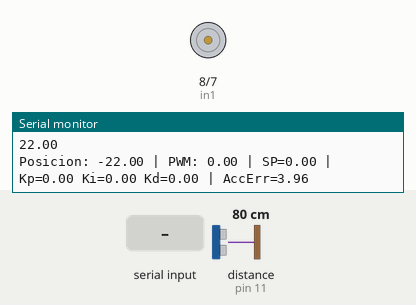
This sketch was run on a simulated Arduino Uno, built with avr-gcc and run on an emulated ATmega328P. Shown: motor-driver pin pairs drawn as motors (green arrow = first pin HIGH = forward, orange = second pin HIGH = backward, longer = more drive, scaled by the enable pin), the last lines printed to the serial monitor. Wiring (inferred from the names in the program): ultrasonic range finder: trigger pin 12; echo pin 11. Inputs (shaded band) come from the test bench; at power-on: distance to the obstacle (sensor on pin 11) 80 cm. The echo pulse lasts 58.3 µs per cm.

Above: at 1.3 s.
1.4 s: "90,45,200,10\n" received over Serial
At 2.3 s:
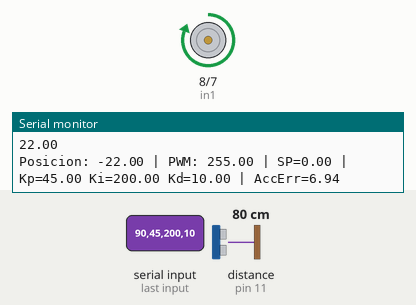
3.0 s: distance to the obstacle (sensor on pin 11) set to 18 cm
At 4.1 s:
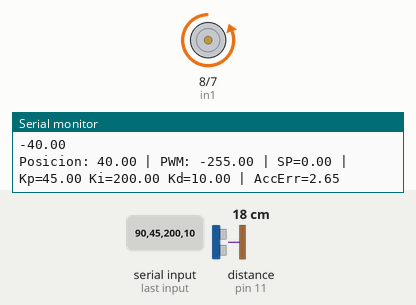
4.7 s: distance to the obstacle (sensor on pin 11) set to 53 cm
At 5.4 s:
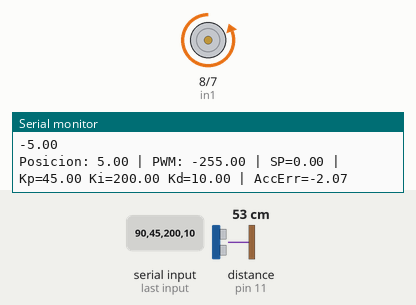
6.3 s: distance to the obstacle (sensor on pin 11) set to 59 cm
At 7.0 s:
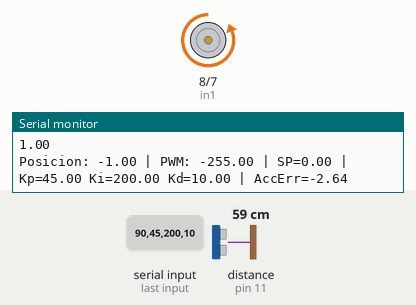
9.3 s: distance to the obstacle (sensor on pin 11) set to 68 cm
At 9.56 s:
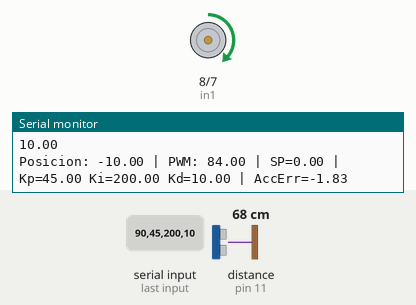
12.3 s: distance to the obstacle (sensor on pin 11) set to 47 cm
At 12.48 s:
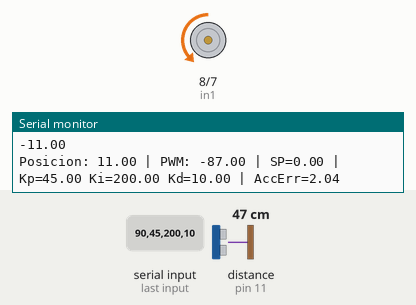
Timing chart, 0 to 15.3 s (numbered marks = the images above; inputs shaded):
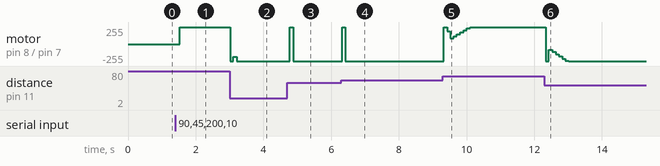

Measured:
- after the input at 1.4 s, motor on pin 8 (in1) / pin 7 (in2): stopped → forward 255/255 after 0.13 s
- after the input at 3.0 s, motor on pin 8 (in1) / pin 7 (in2): forward 255/255 → backward 255/255 at once, → backward 189/255 0.10 s later, → backward 255/255 0.10 s later
- after the input at 4.7 s, motor on pin 8 (in1) / pin 7 (in2): backward 255/255 → forward 255/255 after 0.08 s, → backward 255/255 0.10 s later
- after the input at 6.3 s, motor on pin 8 (in1) / pin 7 (in2): backward 255/255 → forward 255/255 at once, → backward 255/255 0.10 s later
- after the input at 9.3 s, motor on pin 8 (in1) / pin 7 (in2): backward 255/255 → forward 255/255 at once, → forward 189/255 0.10 s later, → forward 84/255 0.10 s later, → forward 114/255 0.10 s later, … (9 changes in this stretch)
- after the input at 12.3 s, motor on pin 8 (in1) / pin 7 (in2): forward 255/255 → backward 255/255 at once, → backward 86/255 0.10 s later, → backward 119/255 0.10 s later, → backward 152/255 0.10 s later, … (8 changes in this stretch)

The sketch:

levitadorAntiwindup.ino
```cpp
// ------------------------------
// CONFIGURACION DE PINES
// ------------------------------
const int trigPin = 12;
const int echoPin = 11;

const int enPin = 9;
const int in1  = 8;
const int in2  = 7;

// ------------------------------
// CONTROL
// ------------------------------
float setpoint = 0.0;
const float alturaSensor = 57.0;

float Kp;
float Ki;
float Kd;

unsigned long previous_time = 0;

float accumulated_error = 0;
float output = 0;
float last_error = 0;

float error;

// Limite para el ANTIWINDUP
const float MAX_INTEGRAL = 50.0;

String inputString = "";
bool stringComplete = false;

// ------------------------------
// ULTRASONICO
// ------------------------------
long medirUltrasonico() {
  digitalWrite(trigPin, LOW);
  delayMicroseconds(2);
  digitalWrite(trigPin, HIGH);
  delayMicroseconds(10);
  digitalWrite(trigPin, LOW);

  long duracion = pulseIn(echoPin, HIGH, 25000);
  return duracion * 0.0343 / 2;
}

// ------------------------------
// MOTOR
// ------------------------------
void moverMotor(float pwm) {
  if (pwm > 0) {
    digitalWrite(in1, HIGH);
    digitalWrite(in2, LOW);
  }
  else if (pwm < 0) {
    digitalWrite(in1, LOW);
    digitalWrite(in2, HIGH);
  }
  else {
    digitalWrite(in1, LOW);
    digitalWrite(in2, LOW);
  }

  analogWrite(enPin, constrain(abs(pwm), 0, 255));
}

// ------------------------------
// PROCESAR COMANDO
// ------------------------------
void procesarComando() {
  inputString.trim();
  if (inputString.length() == 0) return;

  // -----------------------------------------
  // Comando en formato "30,12,0.8,4"
  // -----------------------------------------

  int c1 = inputString.indexOf(',');
  int c2 = inputString.indexOf(',', c1 + 1);
  int c3 = inputString.indexOf(',', c2 + 1);

  if (c1 != -1 && c2 != -1 && c3 != -1) {
    String sSet = inputString.substring(0, c1);
    String sKp  = inputString.substring(c1 + 1, c2);
    String sKi  = inputString.substring(c2 + 1, c3);
    String sKd  = inputString.substring(c3 + 1);

    float newSet = sSet.toFloat();
    float newKp  = sKp.toFloat();
    float newKi  = sKi.toFloat();
    float newKd  = sKd.toFloat();

    //  Reset del integrador solo al cambiar setpoint
    if (newSet > 0 && newSet < 65 && newSet != setpoint) {
      accumulated_error = 0;  // Reset porque cambió el objetivo
      Serial.println("*** Integral reseteado (cambio de setpoint) ***");
      setpoint = newSet;
    }
    else if (newSet > 0 && newSet < 65) {
      setpoint = newSet;
    }

    Kp = newKp;
    Ki = newKi;
    Kd = newKd;

    Serial.println("\n--- PARÁMETROS ACTUALIZADOS (formato CSV) ---");
    Serial.print("SP = "); Serial.println(setpoint);
    Serial.print("Kp = "); Serial.println(Kp);
    Serial.print("Ki = "); Serial.println(Ki);
    Serial.print("Kd = "); Serial.println(Kd);
    Serial.println("--------------------------------------------\n");

    inputString = "";
    return;
  }

  Serial.println("Formato no válido.");
  inputString = "";
}

// ------------------------------
// SETUP
// ------------------------------
void setup() {
  Serial.begin(9600);

  pinMode(trigPin, OUTPUT);
  pinMode(echoPin, INPUT);

  pinMode(enPin, OUTPUT);
  pinMode(in1, OUTPUT);
  pinMode(in2, OUTPUT);

  previous_time = millis();

  Serial.println("==============================================");
  Serial.println("  SISTEMA PID CON ANTIWINDUP");
  Serial.println("==============================================");
  Serial.println("Formatos válidos:");
  Serial.println("  30,12,0.8,4   (SP,KP,KI,KD)");
  Serial.println();
  Serial.print("Límite integral: ±");
  Serial.println(MAX_INTEGRAL);
  Serial.println("==============================================\n");
}

// ------------------------------
// LOOP
// ------------------------------
void loop() {

  // LECTURA DE SERIAL
  while (Serial.available()) {
    char c = Serial.read();
    if (c == '\n') procesarComando();
    else inputString += c;
  }

  // LECTURA ULTRASONICO
  float lecturaSensor = medirUltrasonico();
  float posicion = alturaSensor - lecturaSensor;

  // -----------------------------------------
  // PID (Ejecutado cada 15 ms)
  // -----------------------------------------
  unsigned long current_time = millis();

  if (current_time - previous_time >= 15) {

    // Error
    error = setpoint - posicion;

    // P
    float P = Kp * error;

    // I c
    accumulated_error += error * 0.015;

    // Constrain que limita el error para evitar saltos bruscos (De -50 a 50)
    accumulated_error = constrain(accumulated_error, -MAX_INTEGRAL, MAX_INTEGRAL);

    float I = Ki * accumulated_error;

    // D
    float derivative = (error - last_error) / 0.015;
    float D = Kd * derivative;
    last_error = error;

    // Salida PID
    output = P + I + D;
    output = constrain(output, -255, 255);

    // Enviar al motor
    moverMotor(output);

    // Actualizar tiempo
    previous_time = current_time;
  }

  // MONITOREO
  Serial.print("Posicion: ");
  Serial.print(posicion);
  Serial.print(" | PWM: ");
  Serial.print(output);
  Serial.print(" | SP=");
  Serial.print(setpoint);
  Serial.print(" | Kp=");
  Serial.print(Kp);
  Serial.print(" Ki=");
  Serial.print(Ki);
  Serial.print(" Kd=");
  Serial.print(Kd);
  Serial.print(" | AccErr=");
  Serial.println(accumulated_error);
  Serial.println(error);

  delay(40);
}
```
